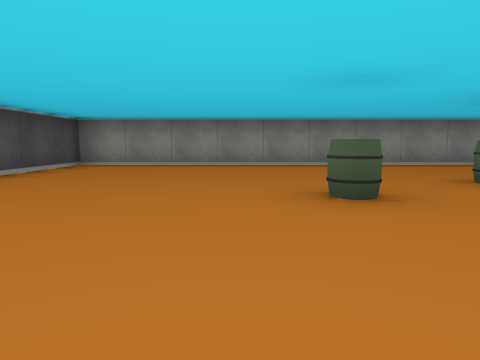
View 1 (above)

13 first-person views from a walk through a cub3D ray-caster map. The camera is about half as high as the walls, tilts 6° down and sees 70° across. The floor is counted in squares. Each view is taken from the middle of a square. On the plan, view 1 faces up. The plan holds only what a view shows up to about 9 squares ahead; the rest is blank.

View 2
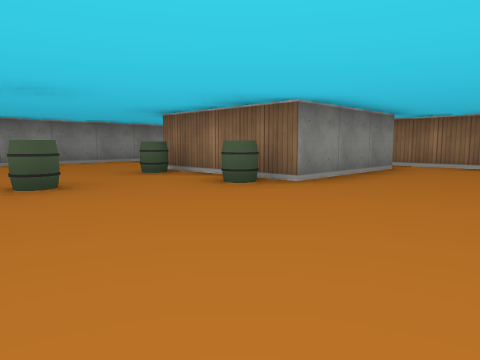

View 3
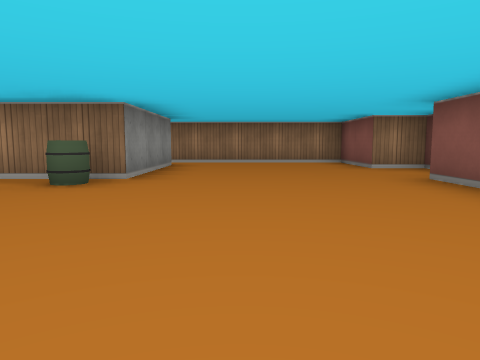

View 4
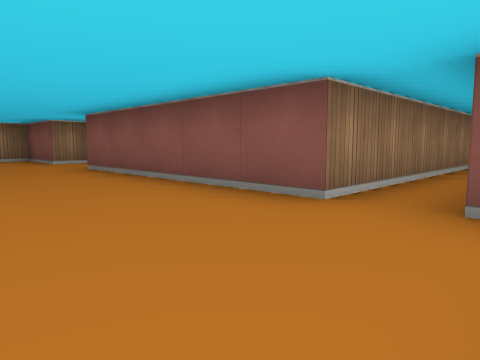

View 5
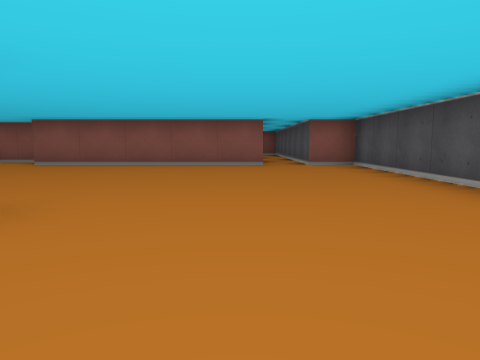

View 6
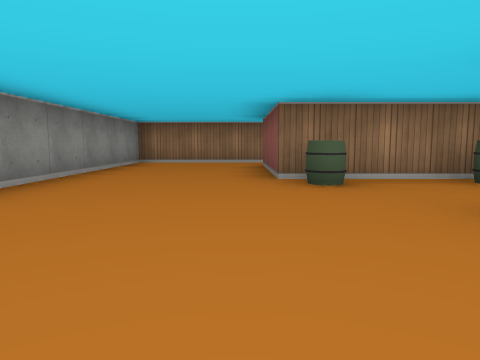

View 7
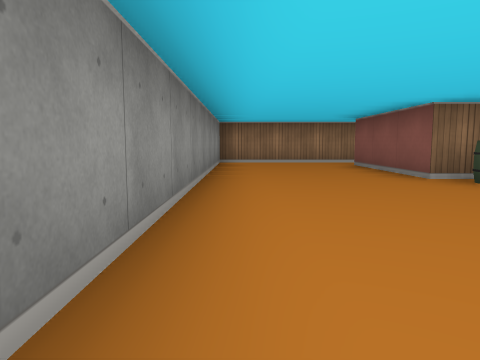

View 8
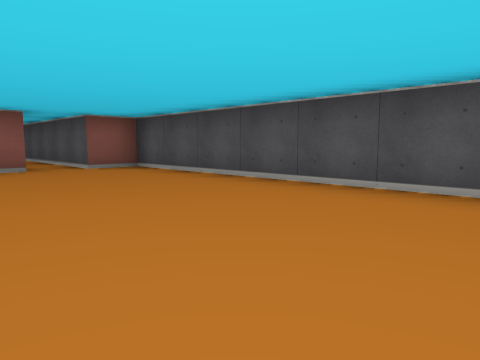

View 9
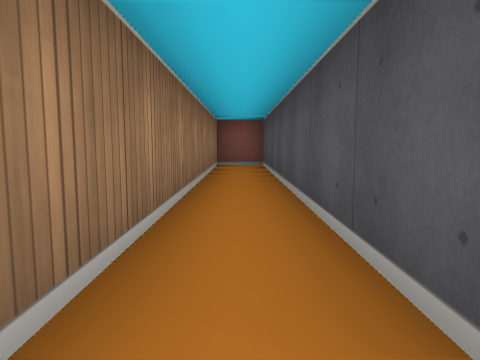

View 10
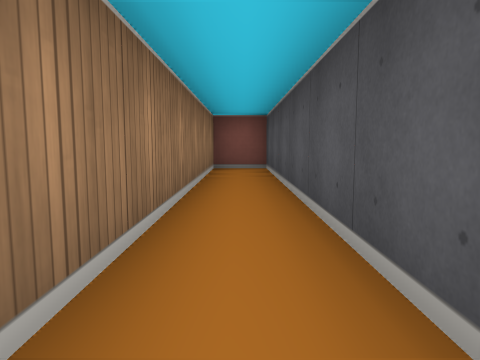

View 11
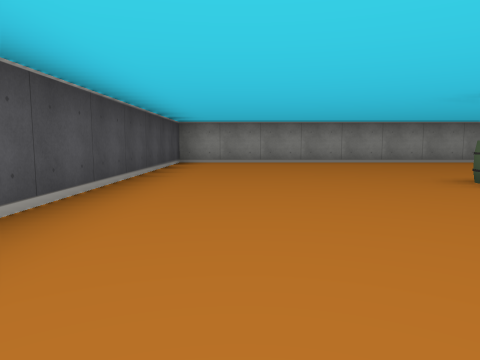

View 12
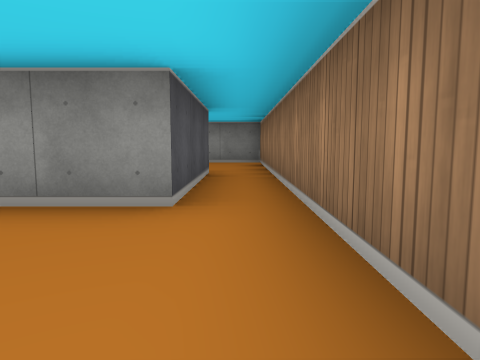

View 13
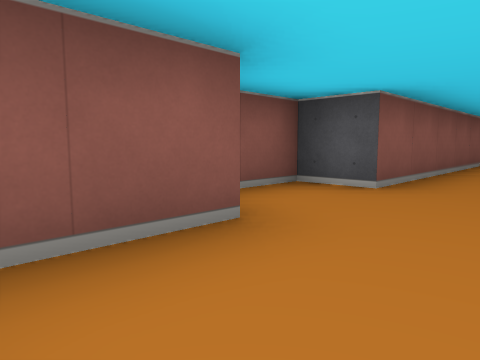

### Floor plan
Points are (right, up) in squares from view 1. A wall is a line through its corners. A room is listed if a view was taken in it or the views show most of it. See-through windows are left out.
Room 1 (views 1, 2, 3, 4, 5, 6, 7, 8, 9, 10, 11, 12, 13)
walls: (3.5, 1.5) (3.5, 4.5) (6.5, 4.5) (6.5, 1.5) (3.5, 1.5); (3.5, -2.5) (3.5, -3.5) (5.5, -3.5) (5.5, -2.5) (7.5, -2.5) (7.5, 7.5) (-3.5, 7.5) (-3.5, -2.5) (-2.5, -2.5) (-2.5, -9.5) (-1.5, -9.5) (-1.5, -2.5) (3.5, -2.5)
objects: barrel (1, 3); barrel (3, 2); barrel (3, 4)

Positions as (right, up) in squares from view 1, and headings:
1: (0, 0), facing up
2: (0, -1), facing up-right
3: (-1, 0), facing right
4: (-3, 0), facing down-right
5: (-1, 5), facing down
6: (-1, 5), facing right
7: (-1, 7), facing right
8: (0, 4), facing down-left
9: (-2, -2), facing down
10: (-2, -3), facing down
11: (-2, -1), facing up
12: (7, -1), facing up
13: (7, -1), facing down-left
